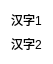
<?xml version="1.0" encoding="UTF-8"?>
<ui version="4.0">
 <class>Widget_Name_Mood</class>
 <widget class="QWidget" name="Widget_Name_Mood">
  <property name="geometry">
   <rect>
    <x>0</x>
    <y>0</y>
    <width>48</width>
    <height>48</height>
   </rect>
  </property>
  <property name="windowTitle">
   <string>Form</string>
  </property>
  <property name="styleSheet">
   <string notr="true">background-color: rgba(255, 255, 255, 0);
border:none;</string>
  </property>
  <layout class="QGridLayout" name="gridLayout">
   <item row="0" column="0">
    <widget class="QLabel" name="label">
     <property name="text">
      <string>汉字1</string>
     </property>
    </widget>
   </item>
   <item row="1" column="0">
    <widget class="QLabel" name="label_2">
     <property name="text">
      <string>汉字2</string>
     </property>
    </widget>
   </item>
  </layout>
 </widget>
 <resources/>
 <connections/>
</ui>
